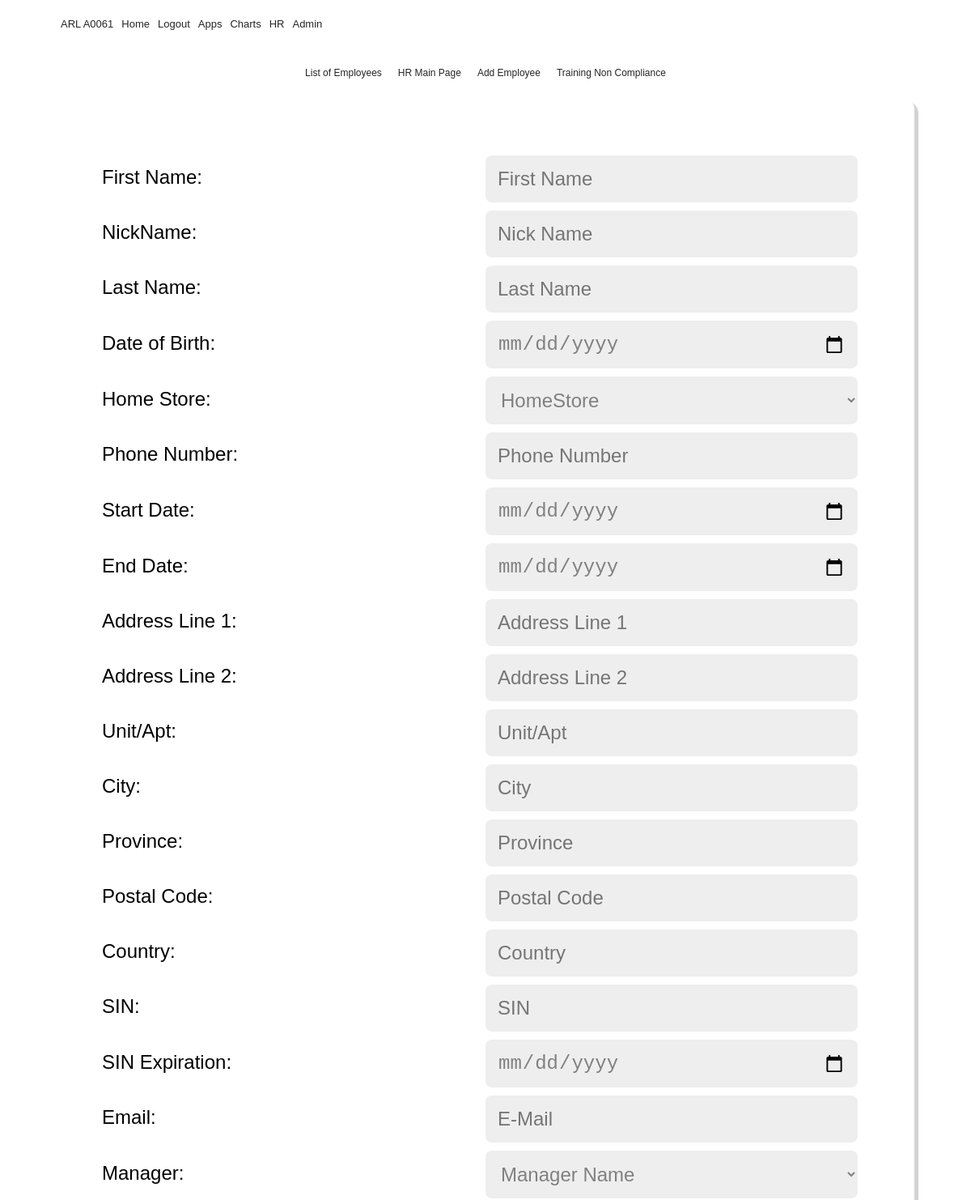
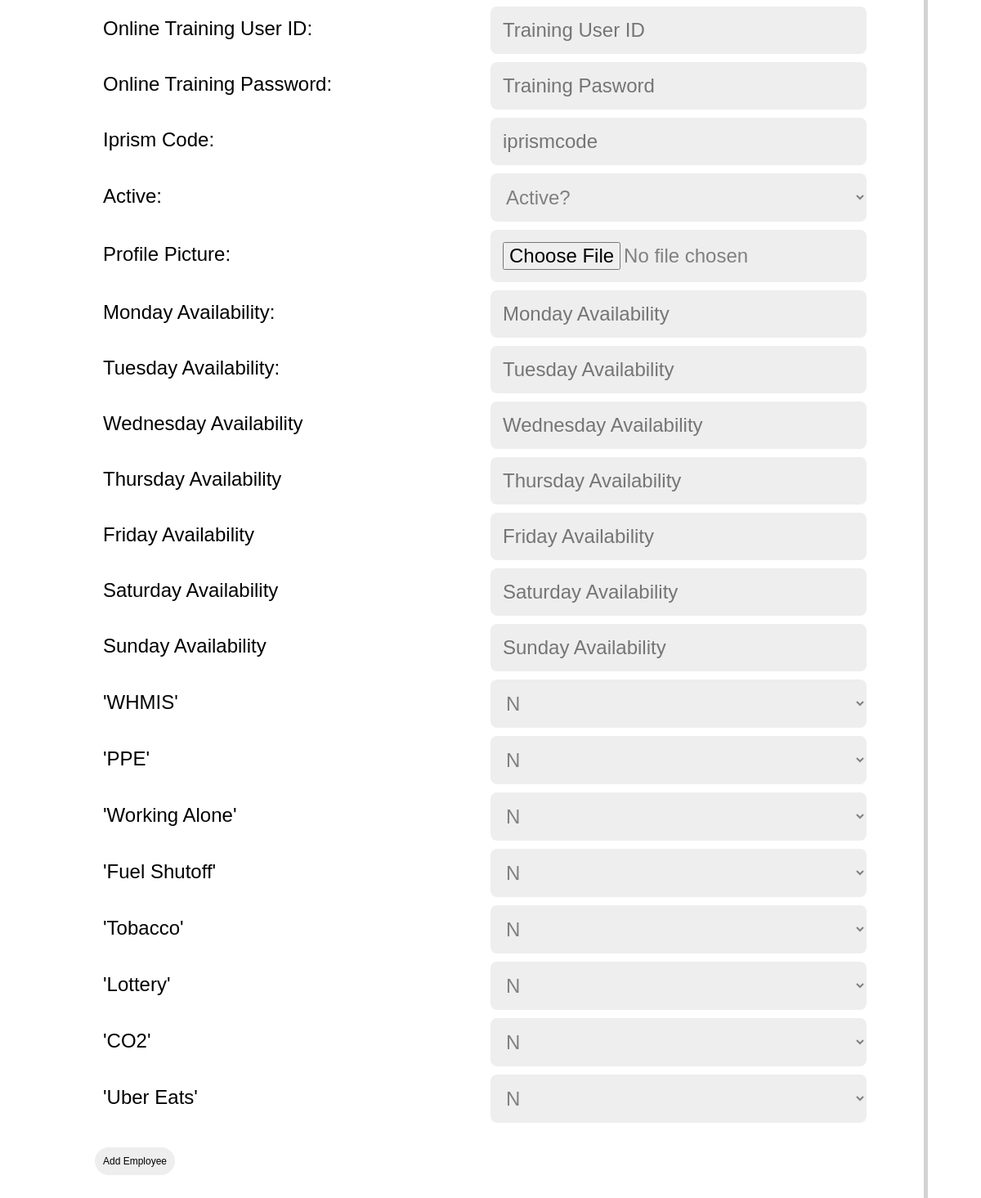
Screenshot of /addemployee (signed in) with the database file from the repository (2 pictures, top to bottom).
### flaskblog/__init__.py (models this page shows)
class Course(db.Model):
    id = db.Column(db.Integer(), primary_key=True)
    name = db.Column(db.String(100), nullable=False)
    def __str__(self):
        return '%r' % (self.name)

### flaskblog/routes.py (the view, shortened to what this page needs)
@app.route("/addemployee", methods=['GET', 'POST'])
@login_required
def addemployee():
    form = EmployeeForm()
    course = Course.query.all()
    return render_template('employee.html', title='Employee Information', form=form, course=course)

### flaskblog/templates/employee.html (shortened to what this page needs)
{% extends "layout.html" %}
{% block content%}
        <nav class="app-nav">
                  <ul class = "app-menu">
                        <ul>
                              <li> <a href="hrlist">List of Employees</a></li>
                        </ul>
                        <ul>
                              <li> <a href="hrhome">HR Main Page</a></li>
                        </ul>
                        <ul>
                              <li> <a href="hr">Add Employee</a></li>
                        </ul>
                        <ul>
                              <li> <a href="trainingcompliance">Training Non Compliance</a></li>
                        </ul>
                  </ul>
            </nav>
    <div   class="form-container">
    <form method = "POST" action  = "" enctype="multipart/form-data" class = "form-hrinfo">
        <div> <img class="gsaupdateimage" src="{{ image_file }}">
        </div>
        <div  class="formtitle" >{{"First Name:"}}</div>
        <div> {{form.firstname(class = "form", placeholder="First Name")}}
        </div>
        <div  class="formtitle" >{{"NickName:"}}</div>
        <div> {{form.nickname(class = "form", placeholder="Nick Name")}}
        </div>
        <div  class="formtitle" >{{"Last Name:"}}</div>
        <div> {{form.lastname(class = "form" ,placeholder="Last Name")}}
        </div>
        <div  class="formtitle" >{{"Date of Birth:"}}</div>
        <div> {{form.dob(class = "form" ,placeholder="Date of Birth")}} </div>
        <div  class="formtitle" >{{"Home Store:"}}</div>
        <div> {{form.store(class = "form", placeholder="Home Store")}}
        </div>
        <div  class="formtitle" >{{"Phone Number:"}}</div>
        <div> {{form.mobilephone(class = "form" ,placeholder="Phone Number")}}
        </div>
        <div  class="formtitle" >{{"Start Date:"}}</div>
        <div> {{form.Startdate(class = "form" ,placeholder="Start Date")}} </div>
        <div  class="formtitle" >{{"End Date:"}}</div>
        <div> {{form.Enddate(class = "form" ,placeholder="End Date")}} </div>
        <div  class="formtitle" >{{"Address Line 1:"}}</div>
        <div> {{form.addressone(class = "form" ,placeholder="Address Line 1")}}  </div>
        <div  class="formtitle" >{{"Address Line 2:"}}</div>
        <div> {{form.addresstwo(class = "form" ,placeholder="Address Line 2")}} </div>
        <div  class="formtitle" >{{"Unit/Apt:"}}</div>
        <div> {{form.apt(class = "form" ,placeholder="Unit/Apt")}} </div>
        <div  class="formtitle" >{{"City:"}}</div>
        <div> {{form.city(class = "form" ,placeholder="City")}} </div>
        <div  class="formtitle" >{{"Province:"}}</div>
        <div> {{form.province(class = "form" ,placeholder="Province")}} </div>
        <div  class="formtitle" >{{"Postal Code:"}}</div>
        <div> {{form.postal(class = "form", placeholder="Postal Code")}} </div>
        <div  class="formtitle" >{{"Country:"}}</div>
        <div> {{form.country(class = "form" ,placeholder="Country")}} </div>
        <div  class="formtitle" >{{"SIN:"}}</div>
        <div> {{form.SIN(class = "form", placeholder="SIN")}}
        </div>
         <div  class="formtitle" >{{"SIN Expiration:"}}</div>
         <div> {{form.sinexpire(class = "form", placeholder="SIN Expiration")}}
        </div>
        <div  class="formtitle" >{{"Email:"}}</div>
        <div> {{form.email(class = "form", placeholder="E-Mail")}}
        </div>
        <div  class="formtitle" >{{"Manager:"}}</div>
        <div> {{form.manager(class = "form", placeholder="Manager")}}
        </div>
        <div  class="formtitle" >{{"Online Training User ID:"}}</div>
        <div>{{form.trainingid(class = "form", placeholder="Training User ID")}}
        </div>
        <div  class="formtitle" >{{"Online Training Password:"}}</div>
        <div>{{form.trainingpassword(class = "form", placeholder="Training Pasword")}}
        </div>
        <div  class="formtitle" >{{"Iprism Code:"}}</div>
        <div>{{form.iprismcode(class = "form", placeholder="iprismcode")}}
        </div>
        <div  class="formtitle" >{{"Active:"}}</div>
        <div> {{form.active(class = "form", placeholder="Active")}}
        </div>
         <div  class="formtitle" >{{"Profile Picture:"}}</div>
         <div>  {{ form.hrpicture(class = "form")}}
        </div>
        <div  class="formtitle" >{{"Monday Availability:"}}</div>
        <div> {{form.monavail(class = "form", placeholder="Monday Availability")}}
        </div>
        <div  class="formtitle" >{{"Tuesday Availability:"}}</div>
        <div> {{form.tueavail(class = "form", placeholder="Tuesday Availability")}}
        </div>
        <div  class="formtitle" >{{"Wednesday Availability"}}</div>
        <div> {{form.wedavail(class = "form", placeholder="Wednesday Availability")}}
        </div>
        <div  class="formtitle" >{{"Thursday Availability"}}</div>
        <div> {{form.thuavail(class = "form", placeholder="Thursday Availability")}}
        </div>
        <div  class="formtitle" >{{"Friday Availability"}}</div>
        <div> {{form.friavail(class = "form", placeholder="Friday Availability")}}
        </div>
        <div  class="formtitle" >{{"Saturday Availability"}}</div>
        <div> {{form.satavail(class = "form", placeholder="Saturday Availability")}}
        </div>
        <div  class="formtitle" >{{"Sunday Availability"}}</div>
        <div> {{form.sunavail(class = "form", placeholder="Sunday Availability")}}
        </div>
         {% for course in course %}
            <div class = "formtitle"> {{  course }}  </div>
             <select class="form"name = "completed">
                <option value = "n">N</option>
            </select>
            {% endfor %}
            <div>
            {{form.submit(class_="hrbutton")}}
            </div>
    </form>
</div>
{% endblock content %}

### flaskblog/static/main.css (style rules this page uses)
* { box-sizing: border-box; margin: 0; padding: 0; }
body { font-family: 'Seqoe UI', Verdana, Geneva, Tahoma, sans-serif; background: white; color: #000; font-size: 16px; line-height: 1.5; }
a { color: #262626; text-decoration: none; }
ul { list-style: none; }
.form-container { display: grid; position: center; padding-top: 30px; padding-bottom: 50px; margin-right: 20px; margin-left: 20px; height: 100%; box-shadow: 5px 5px lightgray; border-radius: 15px; }
.form-hrinfo { display: grid; grid-template-columns: repeat(2,1fr); margin: auto; justify-content: center; align-items: center; padding: 15px 15px 15px 15px; }
.form { background: #eee; color: grey; margin-bottom: 10px; border: none; width: 95%; padding: 15px 15px 15px 15px; border-radius: 8px; font-size: 24px; }
.formtitle { height: 10px; font-size: 24px; text-align: left; color: black; padding-bottom: 50px; padding-left: 10px; }
.hrbutton { align-items: center; border-radius: 20px; border: none; background: #eee; font-size: 12px; padding: 10px 10px; margin-top: 20px; }
.app-nav { display: flex; align-items: center; justify-content: space-between; height: 60px; padding: 20px 0; font-size: 12px; }
.app-nav ul { display: flex; }
.app-nav ul li { padding: 0 5px; }
.app-nav ul li a { padding-bottom: 5px; }
.app-menu { max-width: 700px; margin: 0 auto; padding:0 20px; display: flex; grid-template-columns: repeat(5, 1fr); grid-gap: 10px; align-items: flex-start; justify-content: center; text-align: center; }

### rows the page displays
Course: name "'WHMIS'"
Course: name "'PPE'"
Course: name "'Working Alone'"
Course: name "'Fuel Shutoff'"
Course: name "'Tobacco'"
Course: name "'Lottery'"
Course: name "'CO2'"
Course: name "'Uber Eats'"

### other values shown
{{ "First Name:" }} "First Name:"
{{ "NickName:" }} "NickName:"
{{ "Last Name:" }} "Last Name:"
{{ "Date of Birth:" }} "Date of Birth:"
{{ "Home Store:" }} "Home Store:"
{{ "Phone Number:" }} "Phone Number:"
{{ "Start Date:" }} "Start Date:"
{{ "End Date:" }} "End Date:"
{{ "Address Line 1:" }} "Address Line 1:"
{{ "Address Line 2:" }} "Address Line 2:"
{{ "Unit/Apt:" }} "Unit/Apt:"
{{ "City:" }} "City:"
{{ "Province:" }} "Province:"
{{ "Postal Code:" }} "Postal Code:"
{{ "Country:" }} "Country:"
